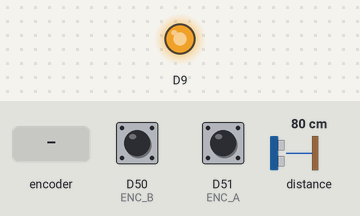
A program run on a simulated Arduino Due. Parts: output pins drawn as LEDs (lit = HIGH). Inputs (shaded band) come from the test bench; at power-on: distance to the obstacle 80 cm, D50 (ENC_B) HIGH, D51 (ENC_A) HIGH. What the program prints to the serial monitor is not drawn.

Above: at 1.3 s.
1.4 s: distance to the obstacle set to 2 cm
At 1.62 s:
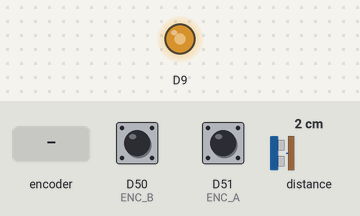
4.4 s: rotary encoder on D51 (ENC_A) / D50 (ENC_B) turned 3 steps (first pin leading)
8.0 s: distance to the obstacle set to 18 cm
At 8.46 s:
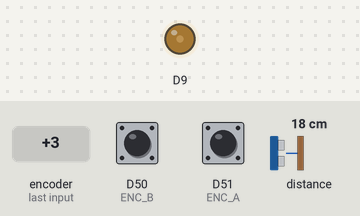
11.0 s: distance to the obstacle set to 9 cm
At 11.8 s:
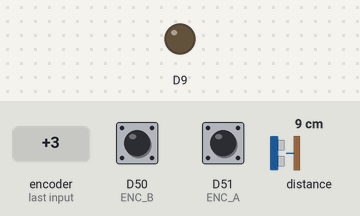
Timing chart, 0 to 14.0 s (numbered marks = the images above; inputs shaded):
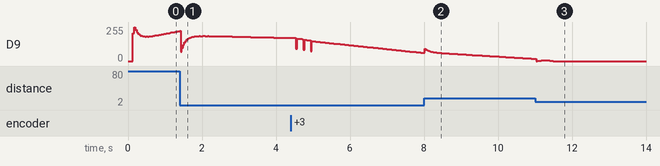

The program:

main.cpp
```cpp
#include <Arduino.h>
#include "Adafruit_VL53L0X.h"

//Distance sensor
Adafruit_VL53L0X lox = Adafruit_VL53L0X();

// Rotary encoder variables
#define ENC_A 51
#define ENC_B 50

unsigned long _lastIncReadTime = micros();
unsigned long _lastDecReadTime = micros();
int _pauseLength = 25000;
int _increment = 100;

// Variables for PID
double kp = 0.2;
double ki = 0.1;
double kd = 0.3;
double dt = 0.1;

double Actual = 0;
double SetPoint = 0;
double Error = 0;
double ErrorSum = 0;
double ErrorDiv = 0;
double PrevError = 0;
double StuurActie = 0;

volatile int counter = 100;

// Rotary encoder read function
void read_encoder() {
  // Encoder interrupt routine for both pins. Updates counter
  // if they are valid and have rotated a full indent

  static uint8_t old_AB = 3;  // Lookup table index
  static int8_t encval = 0;   // Encoder value
  static const int8_t enc_states[]  = {0,-1,1,0,1,0,0,-1,-1,0,0,1,0,1,-1,0}; // Lookup table

  old_AB <<=2;  // Remember previous state

  if (digitalRead(ENC_A)) old_AB |= 0x02; // Add current state of pin A
  if (digitalRead(ENC_B)) old_AB |= 0x01; // Add current state of pin B

  encval += enc_states[( old_AB & 0x0f )];

  // Update counter if encoder has rotated a full indent, that is at least 4 steps
  if( encval > 3 ) {        // Four steps forward
    int changevalue = _increment;
    counter = counter + changevalue;              // Update counter
    encval = 0;
  }
  else if( encval < -3 ) {        // Four steps backward
    int changevalue = -_increment;
    counter = counter + changevalue;              // Update counter
    encval = 0;
  }
}

// Exponential moving average filter for the distance sensor
template <uint8_t K, class uint_t = uint16_t>
class EMA {
  public:
    /// Update the filter with the given input and return the filtered output.
    uint_t operator()(uint_t input) {
        state += input;
        uint_t output = (state + half) >> K;
        state -= output;
        return output;
    }

    static_assert(
        uint_t(0) < uint_t(-1),  // Check that `uint_t` is an unsigned type
        "The `uint_t` type should be an unsigned integer, otherwise, "
        "the division using bit shifts is invalid.");

    /// Fixed point representation of one half, used for rounding.
    constexpr static uint_t half = uint_t{1} << (K - 1);

  private:
    uint_t state = 0;
};

void setup() {
    Serial.begin(115200);

    // wait until serial port opens for native USB devices
    while (! Serial) {
    delay(1);
    }

    //Check if the sensor is operational as the whole system won't work if it isn't
    Serial.println("Adafruit VL53L0X test");
    delay(100);
    if (!lox.begin(0x29,true)) {
    Serial.println(F("Failed to boot VL53L0X"));
    while(1);
    }
    // power
    Serial.println(F("VL53L0X is operational\n\n"));

    //Set up the pwm pin
    pinMode(9, OUTPUT);
    // Set encoder pins and attach interrupts
    pinMode(ENC_A, INPUT_PULLUP);
    pinMode(ENC_B, INPUT_PULLUP);
    attachInterrupt(digitalPinToInterrupt(ENC_A), read_encoder, CHANGE);
    attachInterrupt(digitalPinToInterrupt(ENC_B), read_encoder, CHANGE);
}

const unsigned long interval = 10000; // 10000 µs = 100 Hz

void loop() {
    // Change the setpoint based on the rotary encoder
    if(counter != SetPoint){
        SetPoint = counter;
    }

    // Setup measuring on the distance sensor
    VL53L0X_RangingMeasurementData_t measure;
    lox.rangingTest(&measure, false); // pass in 'true' to get debug data printout!

    //Debug prints
    // if (measure.RangeStatus != 4) { // phase failures have incorrect data
    //     static EMA<2> filter;
    //     static unsigned long prevMicros = micros() - interval;
    //     if (micros() - prevMicros >= interval) {
    //         int rawValue = measure.RangeMilliMeter;
    //         int filteredValue = filter(rawValue);
    //         Serial.print(rawValue);
    //         Serial.print('\t');
    //         Serial.print(filteredValue);
    //         Serial.print('\t');
    //         Serial.print(lastCounter);
    //         Serial.print('\t');
    //         prevMicros += interval;
    //     }
    // } else {
    //     Serial.println(" out of range ");
    // }

    // Filter distance measurements
    static EMA<2> filter;
    Actual = filter(measure.RangeMilliMeter);

    // More debug prints
    // Serial.print(PrevError);
    // Serial.print('\t');

    //Serial.println(SetPoint);

    // Pid controller
    // I know it's supposed to be setpoints - actual but since the sensor is at the top I flipped them
    Error = Actual - SetPoint;
    ErrorSum = ErrorSum + Error * dt;
    ErrorDiv = (Error - PrevError) / dt;
    StuurActie = (kp * Error) + (ki * ErrorSum) + (kd * ErrorDiv);
    PrevError = Error;

    // Even more debug prints
    // Serial.print(Actual);
    // Serial.print('\t');

    // Serial.print(Error);
    // Serial.print('\t');

    // Serial.print(ErrorSum);
    // Serial.print('\t');

    // Serial.print(ErrorDiv);
    // Serial.print('\t');


    // Serial.print(StuurActie);
    // Serial.print('\t');

    // Map the stuuractie to the pwm values as the stuuractie can be much larger than the pwm signal allows.
    int newval = map(constrain(StuurActie,-500,500),-500,500,0,255); // map input

    // Serial.println(newval);
    // Serial.print('\t');
    //Serial.println(lastCounter);

    // Write pwm signal to pwm pin to control the fan
    analogWrite(9,newval);
}
```
